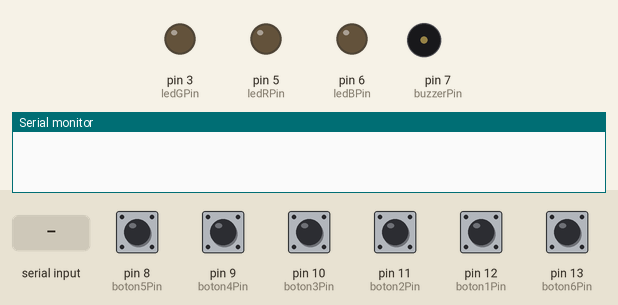
A sketch run on a simulated Arduino Uno, built with avr-gcc and run on an emulated ATmega328P. Shown: output pins drawn as LEDs (lit = HIGH), buzzer (waves = sounding), the last lines printed to the serial monitor. The test bench sets the inputs (shaded band); at power-on: pin 8 (boton5Pin), pin 9 (boton4Pin), pin 10 (boton3Pin), pin 11 (boton2Pin), pin 12 (boton1Pin), pin 13 (boton6Pin) LOW.

Above: at 1.2 s.
1.3 s: pin 8 (boton5Pin) pulled HIGH for 1 s
At 1.85 s:
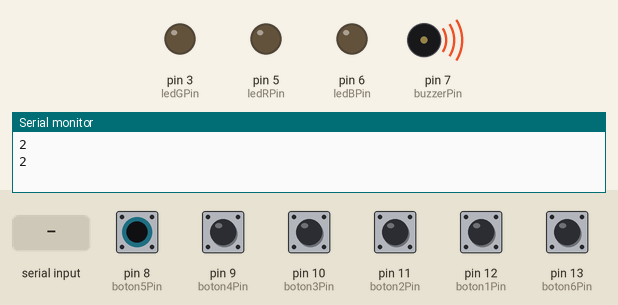
3.8 s: "1" received over Serial
At 3.9 s:
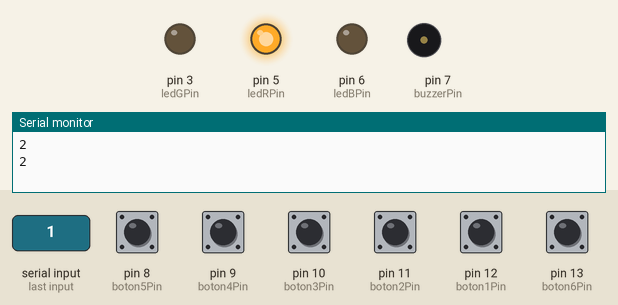
5.5 s: "2" received over Serial
At 5.6 s:
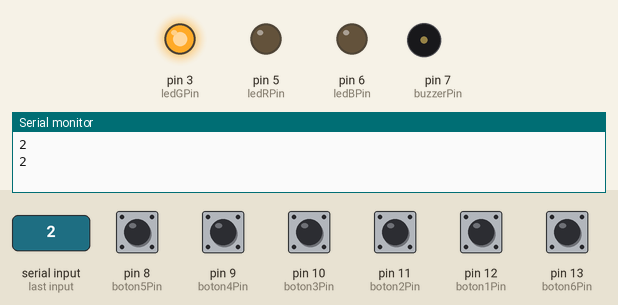
7.2 s: "3" received over Serial
At 7.3 s:
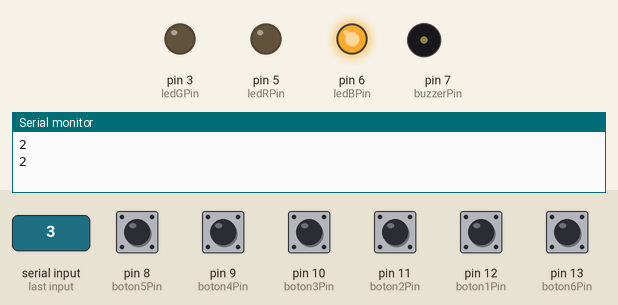
Timing chart, 0 to 9.9 s (numbered marks = the images above; inputs shaded):
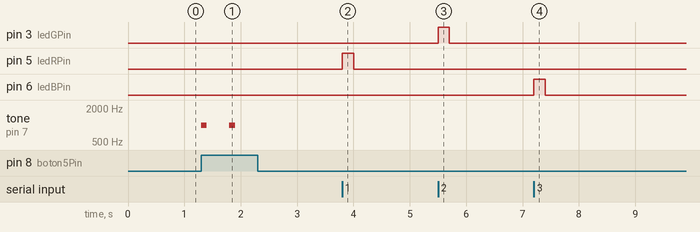

Measured:
- after the input at 1.3 s, tone on pin 7 (buzzerPin): alternates 1000 Hz for 0.10 s and silent for 0.40 s, 4 changes in all, then stays silent, starting at once
- after the input at 3.8 s, pin 5 (ledRPin): LOW → HIGH at once, → LOW 0.20 s later
- after the input at 5.5 s, pin 3 (ledGPin): LOW → HIGH at once, → LOW 0.20 s later
- after the input at 7.2 s, pin 6 (ledBPin): LOW → HIGH at once, → LOW 0.20 s later

The sketch:

arduinoControl.ino
```cpp
const int boton1Pin = 12; // Pin digital al que está conectado el botón 1
const int boton2Pin = 11; // Pin digital al que está conectado el botón 2
const int boton3Pin = 10; // Pin digital al que está conectado el botón 3
const int boton4Pin = 9; // Pin digital al que está conectado el botón 4
const int boton5Pin = 8; // Pin digital al que está conectado el botón 5
const int boton6Pin = 13; // Pin digital al que está conectado el botón 5
const int buzzerPin = 7; // Pin digital al que está conectado el buzzer
const int ledRPin = 5; // Pin digital al que está conectado el LED Rojo
const int ledGPin = 3; // Pin digital al que está conectado el LED Verde
const int ledBPin = 6; // Pin digital al que está conectado el LED Azul
int ledRGBState = LOW; // Estado actual del LED RGB

void setup() {
  pinMode(boton1Pin, INPUT); // Configura el pin del botón 1 como entrada
  pinMode(boton2Pin, INPUT); // Configura el pin del botón 2 como entrada
  pinMode(boton3Pin, INPUT); // Configura el pin del botón 3 como entrada
  pinMode(boton4Pin, INPUT); // Configura el pin del botón 4 como entrada
  pinMode(boton5Pin, INPUT); // Configura el pin del botón 5 como entrada
   pinMode(boton6Pin, INPUT); // Configura el pin del botón 5 como entrada
  pinMode(buzzerPin, OUTPUT); // Configura el pin del buzzer como salida
  pinMode(ledRPin, OUTPUT); // Configura el pin del LED Rojo como salida
pinMode(ledGPin, OUTPUT); // Configura el pin del LED Verde como salida
pinMode(ledBPin, OUTPUT); // Configura el pin del LED Azul como salida


  Serial.begin(9600); // Inicializa la comunicación serial a 9600 baudios
}

void loop() {
  int boton1Estado = digitalRead(boton1Pin); // Lee el estado del botón 1
  int boton2Estado = digitalRead(boton2Pin); // Lee el estado del botón 2
  int boton3Estado = digitalRead(boton3Pin); // Lee el estado del botón 3
  int boton4Estado = digitalRead(boton4Pin); // Lee el estado del botón 4
  int boton5Estado = digitalRead(boton5Pin); // Lee el estado del botón 5
  int boton6Estado = digitalRead(boton6Pin); // Lee el estado del botón 5

  if (boton1Estado == HIGH) { // Si se presiona el botón 1
    Serial.println("1"); // Envía el número 1 a través de la consola serial
    tone(buzzerPin, 1000, 100); // Hace sonar el buzzer durante 100 milisegundos a 1000Hz
    delay(500); // Espera un momento para evitar rebotes
  }
  else if (boton2Estado == HIGH) { // Si se presiona el botón 2
    Serial.println("5"); // Envía el número 2 a través de la consola serial

    delay(500); // Espera un momento para evitar rebotes
  }
  else if (boton3Estado == HIGH) { // Si se presiona el botón 3
    Serial.println("3"); // Envía el número 3 a través de la consola serial
    tone(buzzerPin, 1000, 100); // Hace sonar el buzzer durante 100 milisegundos a 1000Hz
    delay(500); // Espera un momento para evitar rebotes
  }
  else if (boton4Estado == HIGH) { // Si se presiona el botón 4
    Serial.println("4"); // Envía el número 4 a través de la consola serial
    tone(buzzerPin, 1000, 100); // Hace sonar el buzzer durante 100 milisegundos a 1000Hz
    delay(500); // Espera un momento para evitar rebotes
  }
  else if (boton5Estado == HIGH) { // Si se presiona el botón 5
    Serial.println("2"); // Envía el número 5 a través de la consola serial
    tone(buzzerPin, 1000, 100); // Hace sonar el buzzer durante 100 milisegundos a 1000Hz
    delay(500); // Espera un momento para evitar rebotes
  }
   else if (boton6Estado == HIGH) { // Si se presiona el botón 5
    Serial.println("6"); // Envía el número 5 a través de la consola serial
    tone(buzzerPin, 1000, 100); // Hace sonar el buzzer durante 100 milisegundos a 1000Hz
    delay(500); // Espera un momento para evitar rebotes
  }
  if (Serial.available() > 0) { // Si hay datos disponibles en la consola serial
    int valor = Serial.read(); // Lee el valor enviado desde Java
    if (valor == '1') { // Si el valor es igual a 1
        digitalWrite(5, HIGH); // Enciende el LED rojo en el pin 3
        digitalWrite(3, LOW); // Apaga el LED verde en el pin 4
        digitalWrite(6, LOW); // Apaga el LED azul en el pin 5
        delay(200);
        digitalWrite(5, LOW); // Enciende el LED rojo en el pin 3
        digitalWrite(3, LOW); // Apaga el LED verde en el pin 4
        digitalWrite(6, LOW); // Apaga el LED azul en el pin 5
    }
    if (valor == '2') { // Si el valor es igual a 1
        digitalWrite(5, LOW); // Enciende el LED rojo en el pin 3
        digitalWrite(3, HIGH); // Apaga el LED verde en el pin 4
        digitalWrite(6, LOW); // Apaga el LED azul en el pin 5
        delay(200);
        digitalWrite(5, LOW); // Enciende el LED rojo en el pin 3
        digitalWrite(3, LOW); // Apaga el LED verde en el pin 4
        digitalWrite(6, LOW); // Apaga el LED azul en el pin 5

    }
     if (valor == '3') { // Si el valor es igual a 1
        digitalWrite(5, LOW); // Enciende el LED rojo en el pin 3
        digitalWrite(3, LOW); // Apaga el LED verde en el pin 4
        digitalWrite(6, HIGH); // Apaga el LED azul en el pin 5
        delay(200);
        digitalWrite(5, LOW); // Enciende el LED rojo en el pin 3
        digitalWrite(3, LOW); // Apaga el LED verde en el pin 4
        digitalWrite(6, LOW); // Apaga el LED azul en el pin 5

    }
}
}
```
